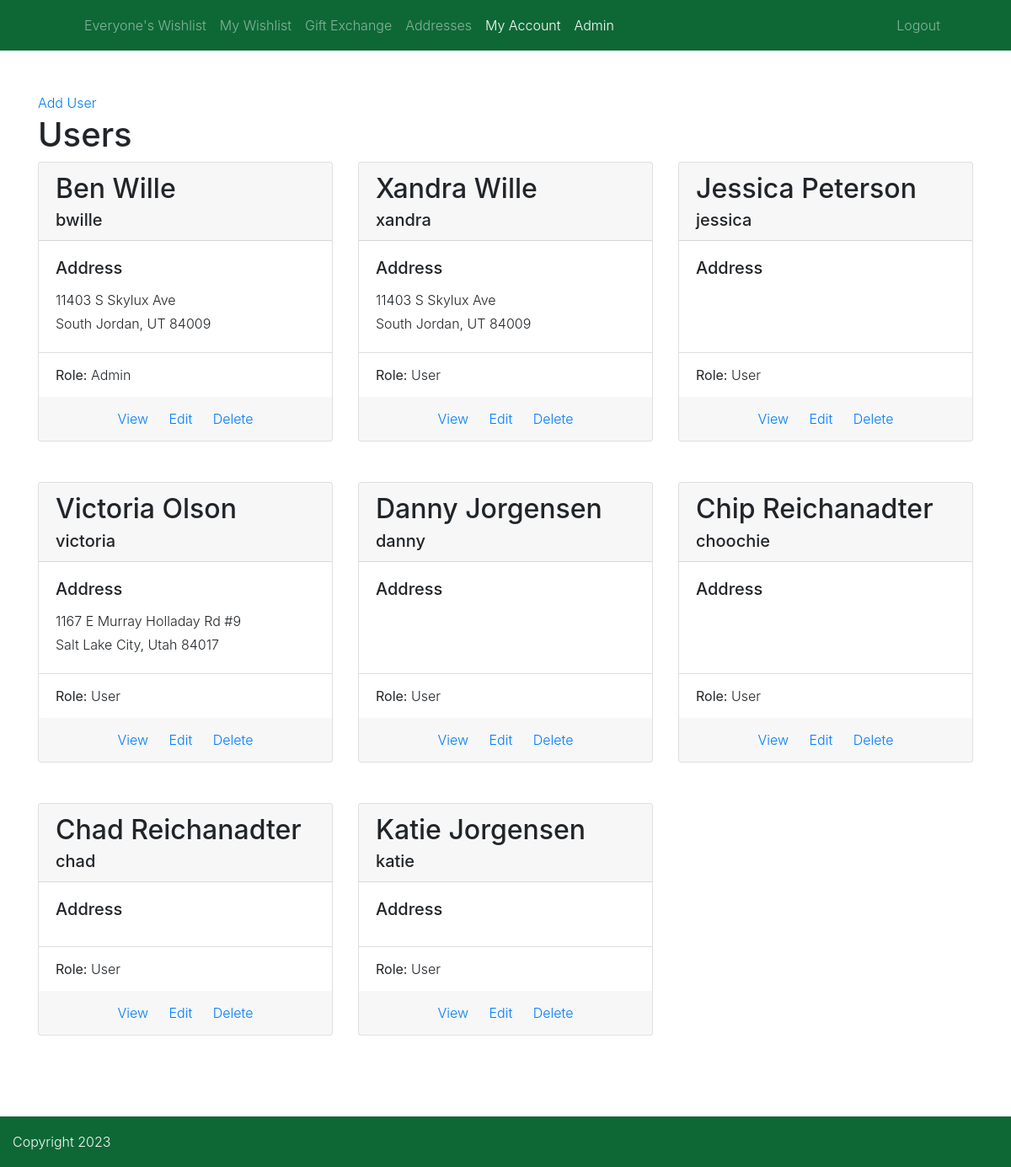
Screenshot of /users/index.php (signed in) with the database file from the repository.
### tables this page shows
CREATE TABLE `users` (
  `id` int(11) NOT NULL,
  `first_name` varchar(255) DEFAULT NULL,
  `last_name` varchar(255) DEFAULT NULL,
  `family` int(11) DEFAULT NULL,
  `email` varchar(255) DEFAULT NULL,
  `username` varchar(255) DEFAULT NULL,
  `hashed_password` varchar(255) DEFAULT NULL,
  `type` tinyint(1) DEFAULT NULL,
  `is_admin` tinyint(1) DEFAULT NULL
);

CREATE TABLE `address` (
  `id` int(11) NOT NULL,
  `street` varchar(255) DEFAULT NULL,
  `city` varchar(255) DEFAULT NULL,
  `state` varchar(255) DEFAULT NULL,
  `zip` varchar(10) DEFAULT NULL
);

### private/functions.php (called while the page is built, shortened)
<?php
function url_for($script_path)
{
    return WWW_ROOT . $script_path;
}
function u($string="")
{
    return urlencode($string);
}
function h($string="")
{
    return htmlspecialchars($string);
}

### private/initialize.php (called while the page is built, shortened)
<?php
require_once('functions.php');
$session = new Session();
$admin = User::find_by_username($session->username);

### private/classes/session.class.php (called while the page is built, shortened)
<?php
class Session {
  private $admin_id;
  public function admin_id() {
    return $this->admin_id;
  }
  private function check_stored_login() {
    if (isset($_SESSION['admin_id'])) {
      $this->admin_id = $_SESSION['admin_id'];
      $this->username = $_SESSION['username'];
    }
  }
}
 ?>

### private/classes/user.class.php (called while the page is built, shortened)
<?php
class User extends DatabaseObject
{
    protected static $table_name = "users";
    public $first_name;
    public $last_name;
    protected $is_admin = false;
    public function __construct($args=[])
    {
        $this->first_name = $args['first_name'] ?? '';
        $this->last_name = $args['last_name'] ?? '';
        $this->is_admin = $args['is_admin'] ?? 0;
    }
    public function full_name()
    {
        return $this->first_name . " " . $this->last_name;
    }
    public static function find_by_username($username)
    {
        $sql = "SELECT * FROM " . static::$table_name . " ";
        $sql .= "WHERE username='" . self::$database->escape_string($username) . "'";
        $obj_array = static::find_by_sql($sql);
        if (!empty($obj_array)) {
            return array_shift($obj_array);
        } else {
            return false;
        }
    }
    public function is_admin()
    {
        if ($this->is_admin == 1) {
            return true;
        } else {
            return false;
        }
    }
}

### private/classes/databaseobject.class.php (called while the page is built, shortened)
<?php
class DatabaseObject
{
    protected static $database;
    protected static $table_name = "";
    public static function set_database($database)
    {
        self::$database = $database;
    }
    public static function find_by_sql($sql)
    {
        $result = self::$database->query($sql);
        $object_array = [];
        while ($record = $result->fetch_assoc()) {
            $object_array[] = static::instantiate($record);
        }
        return $object_array;
    }
    public static function find_all()
    {
        $sql = "SELECT * FROM " . static::$table_name;
        return static::find_by_sql($sql);
    }
    protected static function instantiate($record)
    {
        $object = new static();
        foreach ($record as $property => $value) {
            if (property_exists($object, $property)) {
                $object->$property = $value;
            }
        }
        return $object;
    }
}

### private/classes/address.class.php (called while the page is built, shortened)
<?php
class Address extends DatabaseObject
{
    protected static $table_name = "address";
    protected static $meta_table_name = "address_meta";
    public static function find_by_user($user_id)
    {
        $sql = "SELECT * FROM " . static::$meta_table_name . " ";
        $sql .= "WHERE user_id=" . self::$database->escape_string($user_id) . "";
        $obj_array = static::find_by_sql($sql);
        if (!empty($obj_array)) {
            $result = array_shift($obj_array);
        } else {
            return false;
        }
        $sql = "SELECT * FROM " . static::$table_name . " ";
        $sql .= "WHERE id='" . $result->address_id . "'";
        $obj_array = static::find_by_sql($sql);
        if (!empty($obj_array)) {
            return array_shift($obj_array);
        } else {
            return false;
        }
    }
}

### html/users/index.php (the view, shortened to what this page needs)
<?php require_once('../../private/initialize.php'); ?>
<?php
$users = User::find_all();
?>
<?php include(SHARED_PATH . '/header.php'); ?>
<div class="users listing pt-5">
	<div class="actions">
		<a class="action"
			href="<?php echo url_for('/users/new.php'); ?>">Add
			User</a>
	</div>
	<h1>Users</h1>
	<div class="row">
		<?php foreach ($users as $user) { ?>
		<?php $address = Address::find_by_user($user->id);?>
		<div class="card-group col-sm-6 col-lg-4">
			<section class="card mb-5"
				id="<?php echo h($user->id); ?>">
				<div class="card-header">
					<h2 class="card-title">
						<?php echo h($user->full_name()); ?>
					</h2>
					<h5 class="card-subtitle">
						<?php echo h($user->username); ?>
					</h5>
				</div>
				<div class="card-body">
					<h5 class="card-title">Address</h5>
					<?php if($address) { ?>
						<p class="card-text">
							<?php echo $address->street;?> <br>
							<?php echo $address->city . ", " . $address->state . " " . $address->zip;?>
						</p>
					<?php } ?>
				</div>
				<ul class="list-group list-group-flush">
					<li class="list-group-item"><strong>Role: </strong>
						<?php echo $user->is_admin() ? 'Admin' : 'User'; ?>
					</li>
				</ul>
				<?php if ($admin->is_admin()) { ?>
				<div class="card-footer text-center">
					<a class="card-link"
						href="<?php echo url_for('/users/show.php?id=' . h(u($user->id))); ?>">View</a>
					<a class="card-link"
						href="<?php echo url_for('/users/edit.php?id=' . h(u($user->id))); ?>">Edit</a>
					<a class="card-link"
						href="<?php echo url_for('/users/delete.php?id=' . h(u($user->id))); ?>">Delete</a>
				</div>
				<?php } ?>
			</section>
		</div>
		<?php } ?>
	</div>
</div>
<?php include(SHARED_PATH . '/footer.php'); ?>

### private/shared/header.php (shortened to what this page needs)
<!doctype html>
<html lang="en">
<head>
	<link rel="stylesheet" href="https://stackpath.bootstrapcdn.com/bootstrap/4.3.1/css/bootstrap.min.css"
>
	<link rel="stylesheet" media="all"
		href="<?php echo url_for('/css/theme.min.css'); ?>" />
</head>
<body <?php if ($page_classes) : ?>
	class="<?php echo implode(", ", $page_classes); ?>"
	<?php endif; ?>>
	<header class="bg-success">
		<div class="container">
			<nav class="navbar navbar-dark navbar-expand-md">
				<div class="container">
					<div class="collapse navbar-collapse text-right" id="myTogglerNav">
						<div class="navbar-nav ml-3 w-100 flex-wrap">
							<a class="nav-item nav-link"
								href="<?php echo url_for('/'); ?>">Everyone's
								Wishlist</a>
							<a class="nav-item nav-link"
								href="<?php echo url_for('/wishlist/?id=' . h(u($session->admin_id()))); ?>">My
								Wishlist</a>
							<a class="nav-item nav-link"
								href="<?php echo url_for('/exchange/index.php'); ?>">Gift
								Exchange</a>
							<a class="nav-item nav-link"
								href="<?php echo url_for('/addresses/index.php'); ?>">Addresses</a>
							<a class="nav-item nav-link"
								href="<?php echo url_for('/users/show.php?id=' . h(u($session->admin_id()))); ?>">My
								Account</a>
							<?php if ($admin && $admin->is_admin()) {?>
							<a class="nav-item nav-link"
								href="<?php echo url_for('/users/index.php'); ?>">Admin</a>
							<?php }?>
							<a class="nav-item nav-link ml-xl-auto"
								href="<?php echo url_for('/logout.php'); ?>">Logout</a>
						</div>
					</div>
				</div>
			</nav>
		</div>
	</header>
	<div class="<?php echo $container ?: 'container'; ?>"
		id="content">

### private/shared/footer.php (shortened to what this page needs)
</div>
<footer class="container-fluid mt-5 pt-3 text-light bg-success">
	<div>
		<div class="d-flex">
			<p>Copyright
				<?php echo date('Y') ?>
			</p>
		</div>
	</div>
</footer>
</body>
</html>

### rows the page displays
users: $user->full_name() "Ben Wille", username "bwille", address.street "11403 S Skylux Ave", address.city "South Jordan", address.state "UT", address.zip "84009", shows "Admin"
users: $user->full_name() "Xandra Wille", username "xandra", shows "User"
address: street "11403 S Skylux Ave", city "South Jordan", state "UT", zip "84009"
users: $user->full_name() "Jessica Peterson", username "jessica", shows "User"
users: $user->full_name() "Victoria Olson", username "victoria", address.street "1167 E Murray Holladay Rd #9", address.city "Salt Lake City", address.state "Utah", address.zip "84017", shows "User"
users: $user->full_name() "Danny Jorgensen", username "danny", shows "User"
users: $user->full_name() "Chip Reichanadter", username "choochie", shows "User"
users: $user->full_name() "Chad Reichanadter", username "chad", shows "User"
users: $user->full_name() "Katie Jorgensen", username "katie", shows "User"
